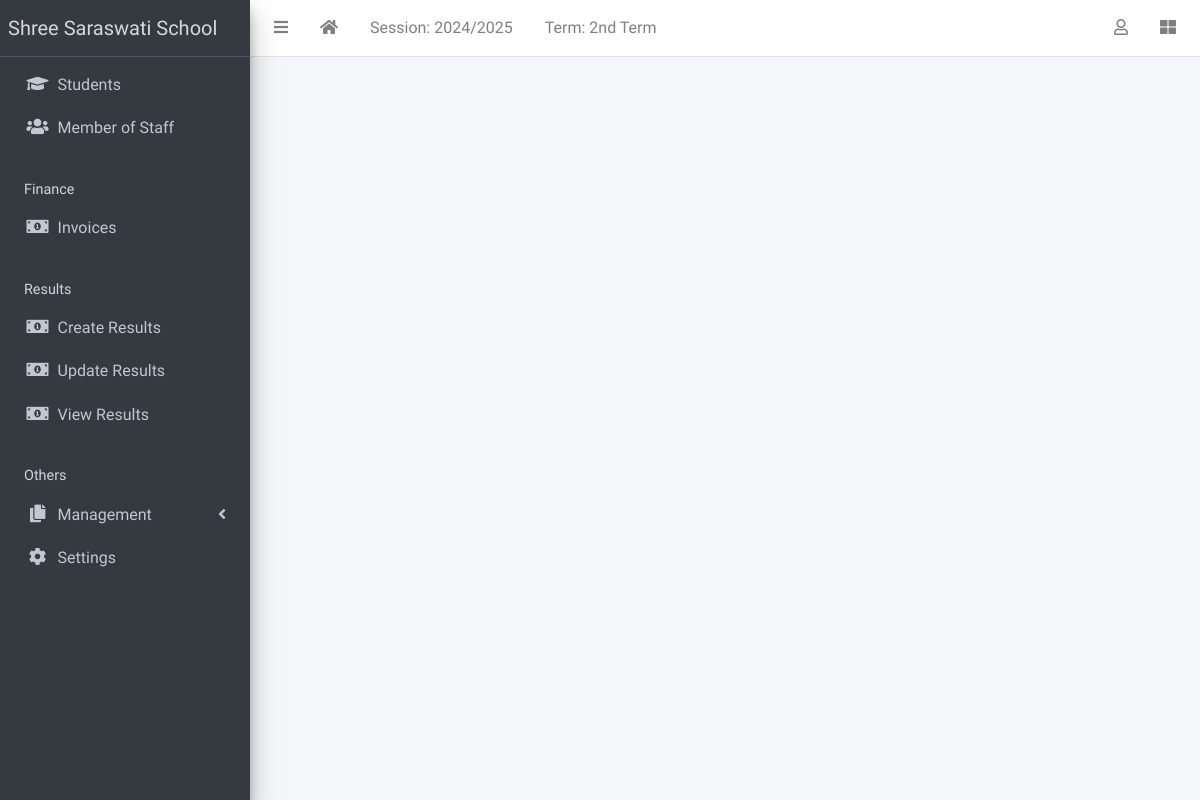
The app's page /result/view/all (signed in), older data.
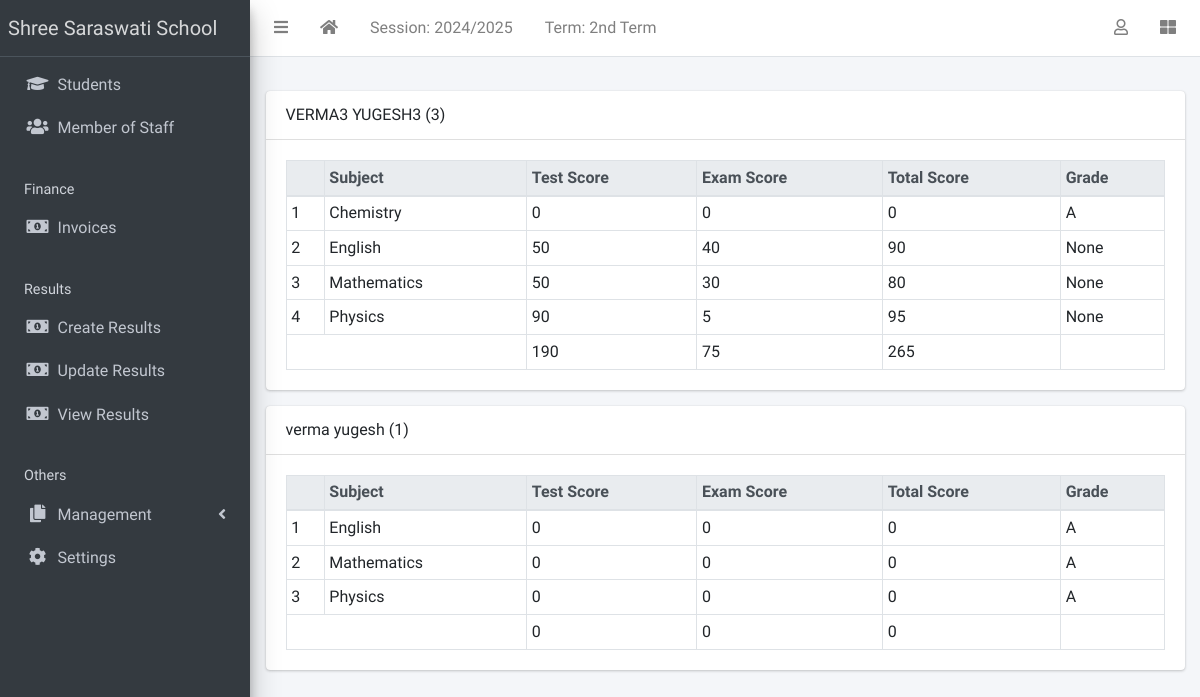
The same page, newer data.
### apps/students/models.py (models this page shows, shortened)
class Student(models.Model):
    STATUS_CHOICES = [("active", "Active"), ("inactive", "Inactive")]
    GENDER_CHOICES = [("male", "Male"), ("female", "Female")]
    current_status = models.CharField(
        max_length=10, choices=STATUS_CHOICES, default="active"
    )
    registration_number = models.CharField(max_length=200, unique=True)
    surname = models.CharField(max_length=200)
    firstname = models.CharField(max_length=200)
    other_name = models.CharField(max_length=200, blank=True)
    gender = models.CharField(max_length=10, choices=GENDER_CHOICES, default="male")
    date_of_birth = models.DateField(default=timezone.now)
    current_class = models.ForeignKey(
        StudentClass, on_delete=models.SET_NULL, blank=True, null=True
    )
    date_of_admission = models.DateField(default=timezone.now)
    mobile_num_regex = RegexValidator(
        regex="^[0-9]{10,15}$", message="Entered mobile number isn't in a right format!"
    )
    parent_mobile_number = models.CharField(
        validators=[mobile_num_regex], max_length=13, blank=True
    )
    address = models.TextField(blank=True)
    others = models.TextField(blank=True)
    passport = models.ImageField(blank=True, upload_to="students/passports/")
    class Meta:
        ordering = ["surname", "firstname", "other_name"]
    def __str__(self):
        return f"{self.surname} {self.firstname} {self.other_name} ({self.registration_number})"

### apps/result/models.py (models this page shows, shortened)
class Result(models.Model):
    student = models.ForeignKey(Student, on_delete=models.CASCADE)
    session = models.ForeignKey(AcademicSession, on_delete=models.CASCADE)
    term = models.ForeignKey(AcademicTerm, on_delete=models.CASCADE)
    current_class = models.ForeignKey(StudentClass, on_delete=models.CASCADE)
    subject = models.ForeignKey(Subject, on_delete=models.CASCADE)
    test_score = models.IntegerField(default=0)
    exam_score = models.IntegerField(default=0)
    class Meta:
        ordering = ["subject"]
    def total_score(self):
        return self.test_score + self.exam_score
    def grade(self):
        return score_grade(self.total_score())

### apps/corecode/models.py (models this page shows)
class Subject(models.Model):
    name = models.CharField(max_length=200, unique=True)
    class Meta:
        ordering = ["name"]
    def __str__(self):
        return self.name

### apps/result/views.py (the view)
# urls.py: path("view/all", ResultListView.as_view(), name="view-results"),
class ResultListView(LoginRequiredMixin, View):
    def get(self, request, *args, **kwargs):
        results = Result.objects.filter(
            session=request.current_session, term=request.current_term
        )
        bulk = {}
        for result in results:
            test_total = 0
            exam_total = 0
            subjects = []
            for subject in results:
                if subject.student == result.student:
                    subjects.append(subject)
                    test_total += subject.test_score
                    exam_total += subject.exam_score
            bulk[result.student.id] = {
                "student": result.student,
                "subjects": subjects,
                "test_total": test_total,
                "exam_total": exam_total,
                "total_total": test_total + exam_total,
            }
        context = {"results": bulk}
        return render(request, "result/all_results.html", context)

### apps/corecode/context_processors.py (called while the page is built)
def site_defaults(request):
    current_session = AcademicSession.objects.get(current=True)
    current_term = AcademicTerm.objects.get(current=True)
    vals = SiteConfig.objects.all()
    contexts = {
        "current_session": current_session.name,
        "current_term": current_term.name,
    }
    for val in vals:
        contexts[val.key] = val.value
    return contexts

### apps/result/utils.py (called while the page is built)
def score_grade(score):
    if score <= 10:
        return "A"

### apps/result/templates/result/all_results.html
{% extends 'base.html' %}
{% block fullcard %}
  {% for key, result in results.items %}
    <div class="card">
      <div class="card-header">
        {{result.student}}
      </div>
      <div class="card-body">
        <table class="table table-bordered table-sm">
          <thead class="thead-light">
            <tr>
              <th></th>
              <th>Subject</th>
              <th>Test Score</th>
              <th>Exam Score</th>
              <th>Total Score</th>
              <th>Grade</th>
            </tr>
          </thead>
          <tbody>
            {% for subject in result.subjects %}
              <tr>
                <td>{{ forloop.counter }}</td>
                <td>{{ subject.subject }}</td>
                <td>{{ subject.test_score }}</td>
                <td>{{ subject.exam_score }}</td>
                <td>{{ subject.total_score }}</td>
                <td>{{ subject.grade }}</td>
              </tr>
            {% endfor %}
          </tbody>
          <tfoot>
            <tr>
              <td colspan="2"></td>
              <td>{{ result.test_total }}</td>
              <td>{{ result.exam_total }}</td>
              <td>{{ result.total_total }}</td>
              <td></td>
            </tr>
          </tfoot>
        </table>
      </div>
    </div>
  {% endfor %}
{% endblock fullcard %}

### templates/base.html (shortened to what the changed rows need)
{% load static %}
<!DOCTYPE html>
<html lang="en">
<head>
  <link rel="stylesheet" href="{% static 'plugins/fontawesome-free/css/all.min.css' %}">
  <link rel="stylesheet" href="{% static 'plugins/toastr/toastr.min.css' %}">
  <link rel="stylesheet"
    href="{% static 'plugins/overlayScrollbars/css/OverlayScrollbars.min.css' %}">
  <link rel="stylesheet" href="{% static 'plugins/Datatables/datatables.min.css' %}" />
  <link rel="stylesheet" href="{% static 'dist/css/adminlte.min.css' %}">
</head>
<body
  class="hold-transition sidebar-mini layout-fixed layout-navbar-fixed layout-footer-fixed">
  <div class="wrapper">
    <nav class="main-header navbar navbar-expand navbar-white navbar-light">
      <ul class="navbar-nav">
      </ul>
      <ul class="navbar-nav ml-auto">
      </ul>
    </nav>
    <aside class="main-sidebar sidebar-dark-primary elevation-4">
      <a href="{% url 'home' %}" class="brand-link">Shree Saraswati  School</a>
      <div class="sidebar">
      </div>
    </aside>
    <div class="content-wrapper">
      <section class="content-header">
      </section>
      <section class="content">
        <div class="container-fluid">
          <div class="row">
            <div class="col-md-12">
              {% block fullcard %}{% endblock fullcard %}
            </div>
          </div>
        </div>
      </section>
    </div>
  </div>
</body>
</html>

Row changes from the older to the newer data that the page shows:
now on this page (row unchanged): Student: student "VERMA3 YUGESH3 (3)", test_total "190", exam_total "75", total_total "265"
added Result: subject "Chemistry", test_score "0", exam_score "0", total_score "0", grade "A", shown under "VERMA3 YUGESH3 (3)"
added Result: subject "English", test_score "50", exam_score "40", total_score "90", grade "None", shown under "VERMA3 YUGESH3 (3)"
added Result: subject "Mathematics", test_score "50", exam_score "30", total_score "80", grade "None", shown under "VERMA3 YUGESH3 (3)"
added Result: subject "Physics", test_score "90", exam_score "5", total_score "95", grade "None", shown under "VERMA3 YUGESH3 (3)"
now on this page (row unchanged): Student: student "verma yugesh (1)", test_total "0", exam_total "0", total_total "0"
added Result: subject "English", test_score "0", exam_score "0", total_score "0", grade "A", shown under "verma yugesh (1)"
added Result: subject "Mathematics", test_score "0", exam_score "0", total_score "0", grade "A", shown under "verma yugesh (1)"
added Result: subject "Physics", test_score "0", exam_score "0", total_score "0", grade "A", shown under "verma yugesh (1)"
